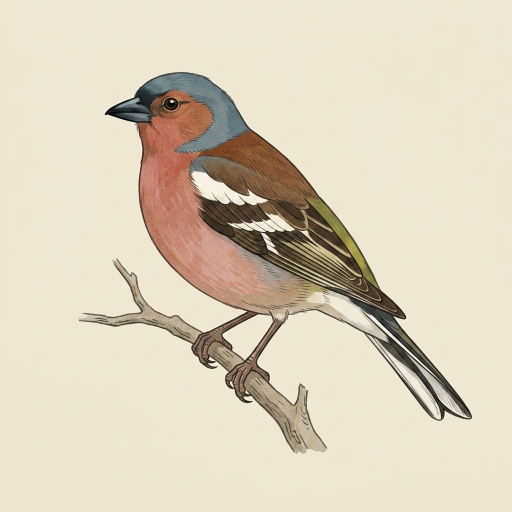
#> input picture Illustrations/Common Chaffinch.png, 1024 x 1024 px (shown at 1/2 size); its folder holds 4 pictures in this run
$ python sync_illustration_assets.py
#> lines starting #> are read from the running program, lines starting #| are printed output that depends on the picture
#!/usr/bin/env python3
"""Rebuild the Android app's bundled illustration assets from ``Illustrations/``.

The Android collage falls back to remote BirdWeather photos whenever a species
has no bundled illustration, which produces a mixed photo/illustration
wallpaper.  Bundling every illustration keeps the collage consistent.

Source art is ~1024px PNG/JPEG (~100 MB in total), far more than a sideload APK
needs, so each file is downscaled to fit ``MAX_EDGE`` and re-encoded as WebP.

Usage:  python3 android/tools/sync_illustration_assets.py [--check]
"""

from __future__ import annotations

import argparse
import os
import sys

try:
    from PIL import Image
except ImportError:  # pragma: no cover - developer tooling only
    sys.exit("Pillow is required: pip install pillow")

REPO_ROOT = os.path.dirname(os.path.dirname(os.path.dirname(os.path.abspath(__file__))))
SOURCE_DIR = os.path.join(REPO_ROOT, "Illustrations")
ASSET_DIR = os.path.join(
    REPO_ROOT, "android", "app", "src", "main", "assets", "illustrations"
)
SOURCE_EXTS = (".png", ".jpg", ".jpeg", ".webp")
# Files whose names are not species names (generator scratch output).
SKIP_PREFIXES = ("Gemini_Generated",)
MAX_EDGE = 512
WEBP_QUALITY = 88


def source_files() -> list[str]:
    names = []
    for fname in sorted(os.listdir(SOURCE_DIR)):
        if fname.startswith(SKIP_PREFIXES) or fname.startswith("."):
            continue
        if os.path.splitext(fname)[1].lower() not in SOURCE_EXTS:
            continue
        names.append(fname)
#> pass 2 of the loop in source_files, `for fname in sorted(os.listdir(SOURCE_DIR)):`:
#> pass 3 of the loop in source_files, `for fname in sorted(os.listdir(SOURCE_DIR)):`:
#> the loop made 4 passes; the first 3 are shown
    return names


def convert(src_path: str, dest_path: str) -> None:
    with Image.open(src_path) as im:
        im.load()
        width, height = im.size
        scale = MAX_EDGE / max(width, height)
        if scale < 1:
            im = im.resize(
                (max(1, round(width * scale)), max(1, round(height * scale))),
                Image.LANCZOS,
            )
        # The illustrations are fully opaque (cream paper background baked in),
        # so an alpha channel would only add bytes.
        im = im.convert("RGB")
        im.save(dest_path, "WEBP", quality=WEBP_QUALITY, method=6)


def main() -> int:
    parser = argparse.ArgumentParser(description=__doc__)
    parser.add_argument(
        "--check",
        action="store_true",
        help="only report which species are missing from the bundled assets",
    )
    args = parser.parse_args()

    expected = {
        os.path.splitext(name)[0] + ".webp": name for name in source_files()
    }
    os.makedirs(ASSET_DIR, exist_ok=True)
    existing = set(os.listdir(ASSET_DIR))

    if args.check:
        missing = sorted(set(expected) - existing)
        extra = sorted(existing - set(expected))
        for name in missing:
            print(f"missing: {name}")
        for name in extra:
            print(f"stale:   {name}")
        if missing or extra:
            return 1
        print(f"{len(expected)} illustrations bundled, all in sync")
        return 0

    for name in sorted(existing - set(expected)):
        os.remove(os.path.join(ASSET_DIR, name))
        print(f"removed {name}")

    total = 0
    for dest_name, src_name in sorted(expected.items()):
        dest_path = os.path.join(ASSET_DIR, dest_name)
        convert(os.path.join(SOURCE_DIR, src_name), dest_path)
#> in convert, im is the input picture: PIL image 1024x1024 RGB; mean R, G, B 220.3, 209.3, 188.7
#> in convert, `im = im.resize( (max(1, round(width * scale)), max(1, round(height * s..`:
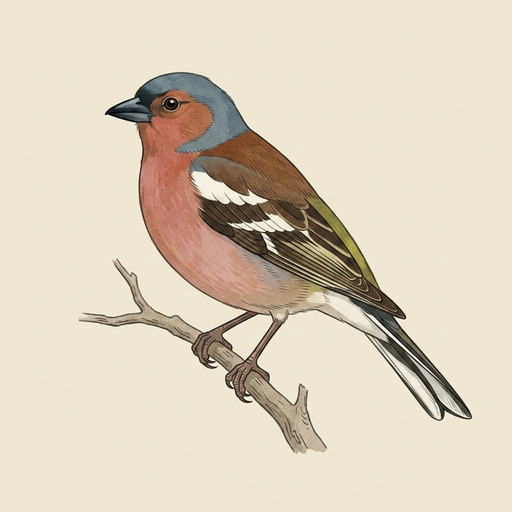
#> im: PIL image 512x512 RGB; mean R, G, B 220.3, 209.3, 188.7
        total += os.path.getsize(dest_path)
#> pass 2 of the loop in main, `for dest_name, src_name in sorted(expected.items()):`:
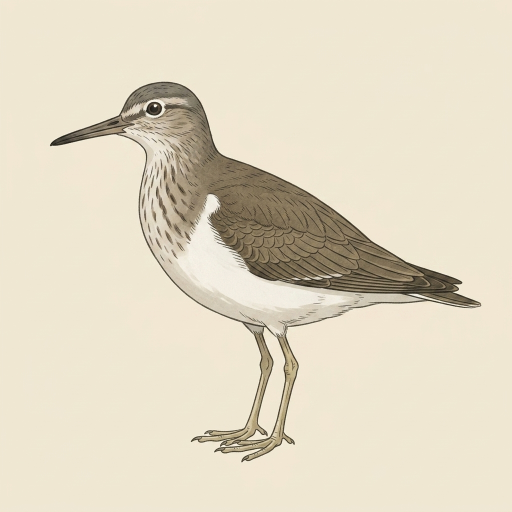
#> input picture Illustrations/Common Sandpiper.png, 1024 x 1024 px (shown at 1/2 size)
#> in convert, im is the input picture: PIL image 1024x1024 RGB; mean R, G, B 225.6, 216.9, 196.1
#> in convert (call 2), `im = im.resize( (max(1, round(width * scale)), max(1, round(height * s..`:
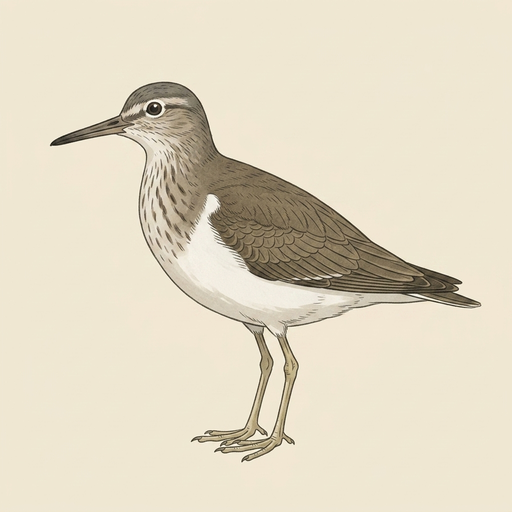
#> im: PIL image 512x512 RGB; mean R, G, B 225.6, 216.9, 196.1
#> pass 3 of the loop in main, `for dest_name, src_name in sorted(expected.items()):`:
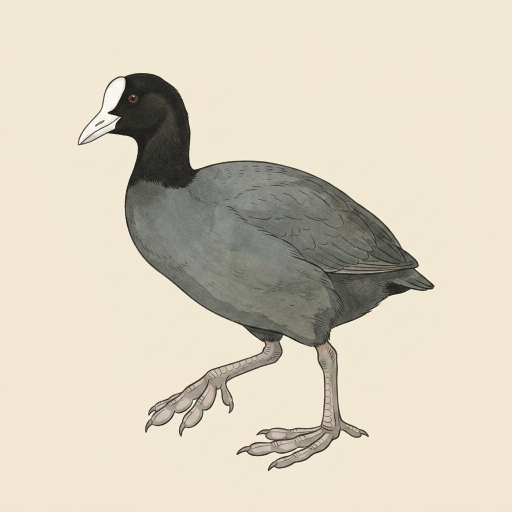
#> input picture Illustrations/Eurasian Coot.png, 1024 x 1024 px (shown at 1/2 size)
#> in convert, im is the input picture: PIL image 1024x1024 RGB; mean R, G, B 215.5, 207.7, 190.9
#> in convert (call 3), `im = im.resize( (max(1, round(width * scale)), max(1, round(height * s..`:
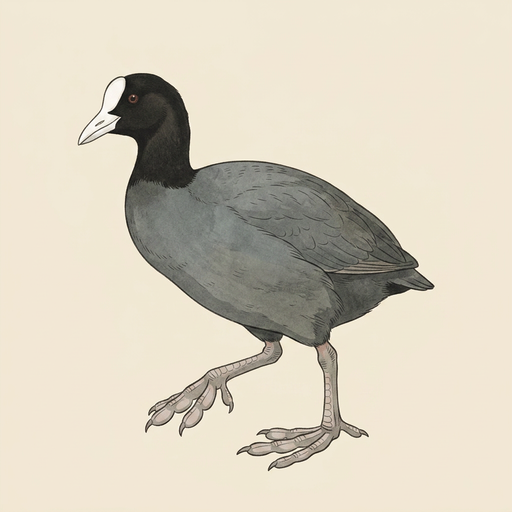
#> im: PIL image 512x512 RGB; mean R, G, B 215.5, 207.7, 190.9
#> the loop made 4 passes; the first 3 are shown
    print(f"wrote {len(expected)} illustrations ({total / 1024:.0f} KiB) to {ASSET_DIR}")
    return 0


if __name__ == "__main__":
    raise SystemExit(main())
#> (the program exits here)
